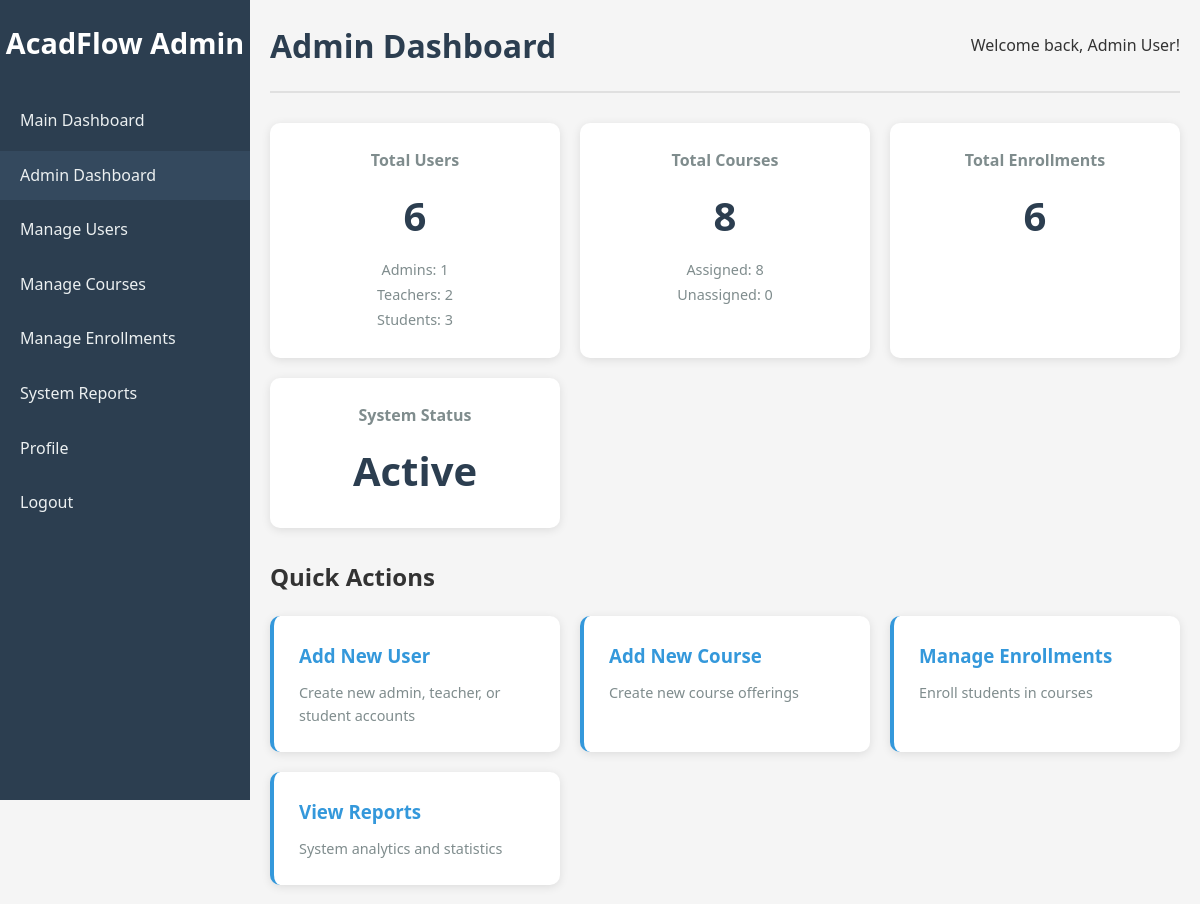
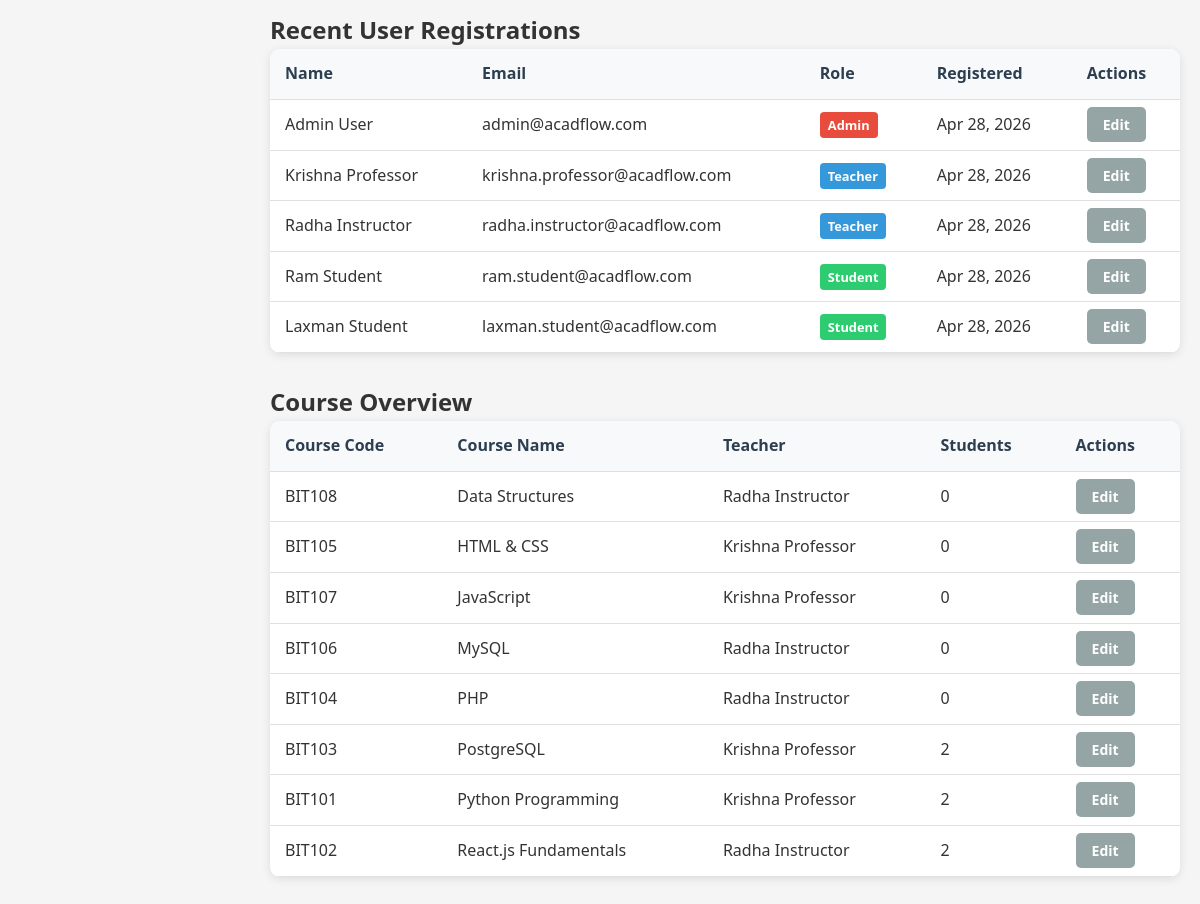
/admin/index.php (signed in), run on the app's committed database (2 pictures, top to bottom).
### tables this page shows
CREATE TABLE users (
    id INT AUTO_INCREMENT PRIMARY KEY,
    first_name VARCHAR(50) NOT NULL,
    last_name VARCHAR(50) NOT NULL,
    email VARCHAR(100) UNIQUE NOT NULL,
    password VARCHAR(255) NOT NULL,
    role ENUM('admin', 'teacher', 'student') NOT NULL,
    profile_photo VARCHAR(255) DEFAULT NULL,
    created_at TIMESTAMP DEFAULT CURRENT_TIMESTAMP,
    updated_at TIMESTAMP DEFAULT CURRENT_TIMESTAMP ON UPDATE CURRENT_TIMESTAMP
);

CREATE TABLE courses (
    id INT AUTO_INCREMENT PRIMARY KEY,
    course_code VARCHAR(20) UNIQUE NOT NULL,
    course_name VARCHAR(100) NOT NULL,
    description TEXT,
    teacher_id INT,
    created_at TIMESTAMP DEFAULT CURRENT_TIMESTAMP,
    FOREIGN KEY (teacher_id) REFERENCES users(id) ON DELETE SET NULL
);

### admin/index.php (the view, shortened to what this page needs)
<?php
require_once '../config/database.php';
$user_stats_sql = "SELECT
    COUNT(*) as total_users,
    SUM(CASE WHEN role = 'admin' THEN 1 ELSE 0 END) as total_admins,
    SUM(CASE WHEN role = 'teacher' THEN 1 ELSE 0 END) as total_teachers,
    SUM(CASE WHEN role = 'student' THEN 1 ELSE 0 END) as total_students
FROM users";
$user_result = $conn->query($user_stats_sql);
$user_stats = $user_result->fetch_assoc();
$course_stats_sql = "SELECT
    COUNT(*) as total_courses,
    COUNT(CASE WHEN teacher_id IS NOT NULL THEN 1 END) as assigned_courses,
    COUNT(CASE WHEN teacher_id IS NULL THEN 1 END) as unassigned_courses
FROM courses";
$course_result = $conn->query($course_stats_sql);
$course_stats = $course_result->fetch_assoc();
$enrollment_stats_sql = "SELECT COUNT(*) as total_enrollments FROM enrollments";
$enrollment_result = $conn->query($enrollment_stats_sql);
$enrollment_stats = $enrollment_result->fetch_assoc();
$recent_users_sql = "SELECT first_name, last_name, email, role, created_at
                     FROM users
                     ORDER BY created_at DESC
                     LIMIT 5";
$recent_users_result = $conn->query($recent_users_sql);
$recent_users = $recent_users_result->fetch_all(MYSQLI_ASSOC);
$courses_sql = "SELECT c.*, u.first_name, u.last_name,
                (SELECT COUNT(*) FROM enrollments e WHERE e.course_id = c.id) as student_count
                FROM courses c
                LEFT JOIN users u ON c.teacher_id = u.id
                ORDER BY c.course_name";
$courses_result = $conn->query($courses_sql);
$courses = $courses_result->fetch_all(MYSQLI_ASSOC);
?>
<!DOCTYPE html>
<html lang="en">
<head>
    <link rel="stylesheet" href="../assets/css/style.css">
</head>
<body>
    <div class="dashboard-container">
        <aside class="sidebar">
            <div class="sidebar-header">
                <h2>AcadFlow Admin</h2>
            </div>
            <nav class="sidebar-nav">
                <ul>
                    <li><a href="../dashboard.php">Main Dashboard</a></li>
                    <li><a href="index.php" class="active">Admin Dashboard</a></li>
                    <li><a href="users.php">Manage Users</a></li>
                    <li><a href="courses.php">Manage Courses</a></li>
                    <li><a href="enrollments.php">Manage Enrollments</a></li>
                    <li><a href="reports.php">System Reports</a></li>
                    <li><a href="../profile.php">Profile</a></li>
                    <li><a href="../logout.php">Logout</a></li>
                </ul>
            </nav>
        </aside>
        <main class="main-content">
            <header class="main-header">
                <h1>Admin Dashboard</h1>
                <p>Welcome back, <?php echo htmlspecialchars($_SESSION['first_name'] . ' ' . $_SESSION['last_name']); ?>!</p>
            </header>
            <div class="stats-grid">
                <div class="stat-card">
                    <h3>Total Users</h3>
                    <p class="stat-number"><?php echo $user_stats['total_users']; ?></p>
                    <div class="stat-breakdown">
                        <span>Admins: <?php echo $user_stats['total_admins']; ?></span>
                        <span>Teachers: <?php echo $user_stats['total_teachers']; ?></span>
                        <span>Students: <?php echo $user_stats['total_students']; ?></span>
                    </div>
                </div>
                <div class="stat-card">
                    <h3>Total Courses</h3>
                    <p class="stat-number"><?php echo $course_stats['total_courses']; ?></p>
                    <div class="stat-breakdown">
                        <span>Assigned: <?php echo $course_stats['assigned_courses']; ?></span>
                        <span>Unassigned: <?php echo $course_stats['unassigned_courses']; ?></span>
                    </div>
                </div>
                <div class="stat-card">
                    <h3>Total Enrollments</h3>
                    <p class="stat-number"><?php echo $enrollment_stats['total_enrollments']; ?></p>
                </div>
                <div class="stat-card">
                    <h3>System Status</h3>
                    <p class="stat-number">Active</p>
                </div>
            </div>
            <div class="admin-actions">
                <h2>Quick Actions</h2>
                <div class="action-grid">
                    <a href="users.php?action=add" class="action-card">
                        <h3>Add New User</h3>
                        <p>Create new admin, teacher, or student accounts</p>
                    </a>
                    <a href="courses.php?action=add" class="action-card">
                        <h3>Add New Course</h3>
                        <p>Create new course offerings</p>
                    </a>
                    <a href="enrollments.php" class="action-card">
                        <h3>Manage Enrollments</h3>
                        <p>Enroll students in courses</p>
                    </a>
                    <a href="reports.php" class="action-card">
                        <h3>View Reports</h3>
                        <p>System analytics and statistics</p>
                    </a>
                </div>
            </div>
            <div class="recent-activities">
                <h2>Recent User Registrations</h2>
                <div class="table-container">
                    <table>
                        <thead>
                            <tr>
                                <th>Name</th>
                                <th>Email</th>
                                <th>Role</th>
                                <th>Registered</th>
                                <th>Actions</th>
                            </tr>
                        </thead>
                        <tbody>
                            <?php foreach ($recent_users as $user): ?>
                                <tr>
                                    <td><?php echo htmlspecialchars($user['first_name'] . ' ' . $user['last_name']); ?></td>
                                    <td><?php echo htmlspecialchars($user['email']); ?></td>
                                    <td><span class="role-badge role-<?php echo $user['role']; ?>"><?php echo ucfirst($user['role']); ?></span></td>
                                    <td><?php echo date('M j, Y', strtotime($user['created_at'])); ?></td>
                                    <td>
                                        <a href="users.php?edit=<?php echo $user['id']; ?>" class="btn btn-secondary">Edit</a>
                                    </td>
                                </tr>
                            <?php endforeach; ?>
                        </tbody>
                    </table>
                </div>
            </div>
            <div class="course-overview">
                <h2>Course Overview</h2>
                <div class="table-container">
                    <table>
                        <thead>
                            <tr>
                                <th>Course Code</th>
                                <th>Course Name</th>
                                <th>Teacher</th>
                                <th>Students</th>
                                <th>Actions</th>
                            </tr>
                        </thead>
                        <tbody>
                            <?php foreach ($courses as $course): ?>
                                <tr>
                                    <td><?php echo htmlspecialchars($course['course_code']); ?></td>
                                    <td><?php echo htmlspecialchars($course['course_name']); ?></td>
                                    <td>
                                        <?php if ($course['first_name']): ?>
                                            <?php echo htmlspecialchars($course['first_name'] . ' ' . $course['last_name']); ?>
                                        <?php else: ?>
                                            <span class="no-teacher">No Teacher Assigned</span>
                                        <?php endif; ?>
                                    </td>
                                    <td><?php echo $course['student_count']; ?></td>
                                    <td>
                                        <a href="courses.php?edit=<?php echo $course['id']; ?>" class="btn btn-secondary">Edit</a>
                                    </td>
                                </tr>
                            <?php endforeach; ?>
                        </tbody>
                    </table>
                </div>
            </div>
        </main>
    </div>
</body>
</html>

### assets/css/style.css (style rules this page uses)
* { margin: 0; padding: 0; box-sizing: border-box; }
body { font-family: 'Segoe UI', Tahoma, Geneva, Verdana, sans-serif; line-height: 1.6; color: #333; background-color: #f5f5f5; }
.btn { width: 100%; padding: 12px; border: none; border-radius: 5px; font-size: 16px; font-weight: 600; cursor: pointer; transition: background-color 0.3s ease; }
.dashboard-container { display: flex; min-height: 100vh; }
.sidebar { width: 250px; background-color: #2c3e50; color: white; padding: 20px 0; position: fixed; height: 100vh; overflow-y: auto; }
.sidebar-header h2 { text-align: center; margin-bottom: 30px; font-size: 1.8rem; }
.sidebar-nav ul { list-style: none; }
.sidebar-nav li { margin-bottom: 5px; }
.sidebar-nav a { display: block; padding: 12px 20px; color: #ecf0f1; text-decoration: none; transition: background-color 0.3s ease; }
.sidebar-nav a:hover, .sidebar-nav a.active { background-color: #34495e; }
.main-content { flex: 1; margin-left: 250px; padding: 20px; }
.main-header { display: flex; justify-content: space-between; align-items: center; margin-bottom: 30px; padding-bottom: 20px; border-bottom: 2px solid #e0e0e0; }
.main-header h1 { color: #2c3e50; font-size: 2rem; }
.stats-grid { display: grid; grid-template-columns: repeat(auto-fit, minmax(250px, 1fr)); gap: 20px; margin-bottom: 30px; }
.stat-card { background: white; padding: 25px; border-radius: 10px; box-shadow: 0 2px 10px rgba(0, 0, 0, 0.1); text-align: center; }
.stat-card h3 { color: #7f8c8d; margin-bottom: 10px; font-size: 1rem; }
.stat-number { font-size: 2.5rem; font-weight: bold; color: #2c3e50; }
.action-card { background: #f8f9fa; padding: 20px; border-radius: 8px; text-decoration: none; color: #333; transition: transform 0.3s ease, box-shadow 0.3s ease; }
.action-card h3 { color: #2c3e50; margin-bottom: 8px; }
.action-card p { color: #7f8c8d; font-size: 0.9rem; }
.table-container { background: white; border-radius: 10px; box-shadow: 0 2px 10px rgba(0, 0, 0, 0.1); overflow: hidden; }
.btn-secondary { background-color: #95a5a6; color: white; padding: 8px 16px; border-radius: 5px; text-decoration: none; font-size: 14px; }
table { width: 100%; border-collapse: collapse; }
th, td { padding: 12px 15px; text-align: left; border-bottom: 1px solid #e0e0e0; }
th { background-color: #f8f9fa; font-weight: 600; color: #2c3e50; }
.role-badge { padding: 4px 8px; border-radius: 4px; font-size: 0.8rem; font-weight: 600; }
.role-badge.role-admin { background-color: #e74c3c; color: white; }
.role-badge.role-teacher { background-color: #3498db; color: white; }
.role-badge.role-student { background-color: #2ecc71; color: white; }

### admin/index.php (style rules this page uses)
.admin-actions { margin: 30px 0; }
.action-grid { display: grid; grid-template-columns: repeat(auto-fit, minmax(250px, 1fr)); gap: 20px; margin-top: 20px; }
.action-card { background: white; padding: 25px; border-radius: 10px; box-shadow: 0 2px 10px rgba(0, 0, 0, 0.1); text-decoration: none; color: inherit; transition: transform 0.2s ease, box-shadow 0.2s ease; border-left: 4px solid #3498db; }
.action-card h3 { color: #3498db; margin-bottom: 10px; }
.action-card p { color: #7f8c8d; margin: 0; }
.recent-activities, .course-overview { margin: 30px 0; }
.stat-breakdown { margin-top: 10px; font-size: 0.9rem; color: #7f8c8d; }
.stat-breakdown span { display: block; margin: 2px 0; }

### data on the page
users: first_name+last_name "Admin User", email "admin@acadflow.com", role "Admin", created_at "Apr 28, 2026"
users: first_name+last_name "Krishna Professor", email "krishna.professor@acadflow.com", role "Teacher", created_at "Apr 28, 2026"
users: first_name+last_name "Radha Instructor", email "radha.instructor@acadflow.com", role "Teacher", created_at "Apr 28, 2026"
users: first_name+last_name "Ram Student", email "ram.student@acadflow.com", role "Student", created_at "Apr 28, 2026"
users: first_name+last_name "Laxman Student", email "laxman.student@acadflow.com", role "Student", created_at "Apr 28, 2026"
courses: course_code "BIT108", course_name "Data Structures", teacher.last_name "Radha Instructor", student_count "0"
courses: course_code "BIT105", course_name "HTML & CSS", teacher.last_name "Krishna Professor", student_count "0"
courses: course_code "BIT107", course_name "JavaScript", teacher.last_name "Krishna Professor", student_count "0"
courses: course_code "BIT106", course_name "MySQL", teacher.last_name "Radha Instructor", student_count "0"
courses: course_code "BIT104", course_name "PHP", teacher.last_name "Radha Instructor", student_count "0"
courses: course_code "BIT103", course_name "PostgreSQL", teacher.last_name "Krishna Professor", student_count "2"
courses: course_code "BIT101", course_name "Python Programming", teacher.last_name "Krishna Professor", student_count "2"
courses: course_code "BIT102", course_name "React.js Fundamentals", teacher.last_name "Radha Instructor", student_count "2"

### other printed values
$_SESSION['first_name'] . ' ' . $_SESSION['last_name'] "Admin User"
$user_stats['total_users'] "6"
$user_stats['total_admins'] "1"
$user_stats['total_teachers'] "2"
$user_stats['total_students'] "3"
$course_stats['total_courses'] "8"
$course_stats['assigned_courses'] "8"
$course_stats['unassigned_courses'] "0"
$enrollment_stats['total_enrollments'] "6"
